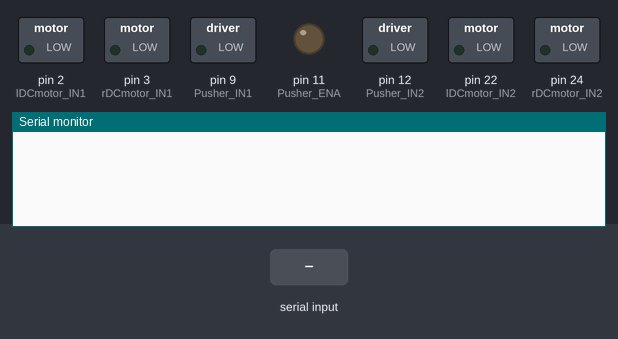
The sketch below on a simulated Arduino Mega 2560, built with avr-gcc and run on an emulated ATmega2560. Shown: switched loads named in the sketch (green lamp = pin HIGH), output pins drawn as LEDs (lit = HIGH), the last lines printed to the serial monitor. The test bench sets the inputs (shaded band).

Above: at 1.2 s.
1.3 s: "90,45\n" received over Serial
At 3.5 s:
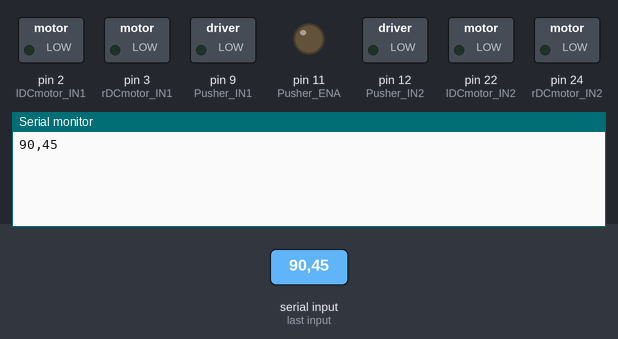
3.8 s: "1\n" received over Serial
At 5.3 s:
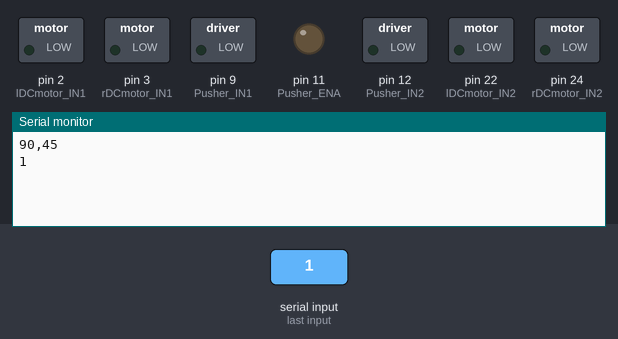
6.3 s: "t90\n" received over Serial
At 8.4 s:
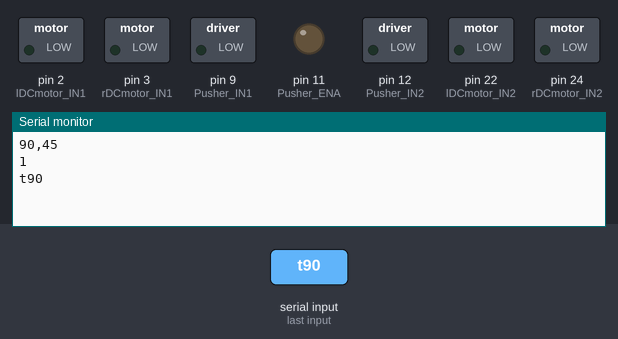

Measured:
- after the input at 1.3 s, the serial monitor: prints a new line after 1.0 s (image 1)
- after the input at 3.8 s, the serial monitor: prints a new line after 1.0 s (image 2)
- after the input at 6.3 s, the serial monitor: prints a new line after 1.0 s (image 3)

The sketch:

arduino_motor.ino
```cpp
// topStepper ,  downStepper
const byte topStepper_CLK = 52; // step
const byte topStepper_CW  = 50;  // direction
const byte downStepper_CLK = 44; // step
const byte downStepper_CW  = 46;  // direction

// Pusher
const byte Pusher_ENA = 11;
const byte Pusher_IN1 = 9;
const byte Pusher_IN2 = 12;

// rDCmotor 右馬達,  lDCmotor 左馬達 => flywheel
const byte rDCmotor_IN1 = 3; //speed
const byte rDCmotor_IN2 = 24; //direction
const byte lDCmotor_IN1 = 2; //speed
const byte lDCmotor_IN2 = 22; //direction

String message;
int topStepper_status;
int downStepper_status;
int Pusher_status;
int flywheel_status;

void setup()
{
    Serial.begin(57600);
    pinMode(topStepper_CLK, OUTPUT);
    pinMode(topStepper_CW,  OUTPUT);
    pinMode(downStepper_CLK, OUTPUT);
    pinMode(downStepper_CW,  OUTPUT);
    pinMode(Pusher_ENA, OUTPUT);
    pinMode(Pusher_IN1, OUTPUT);
    pinMode(Pusher_IN2, OUTPUT);
    pinMode(rDCmotor_IN1, OUTPUT);
    pinMode(rDCmotor_IN2, OUTPUT);
    pinMode(lDCmotor_IN1, OUTPUT);
    pinMode(lDCmotor_IN2, OUTPUT);
}

void topStepper_task(int status)  //Stepper 上
{
    if (status == 1) // stop
    {
        digitalWrite(topStepper_CLK, LOW);
    }
    else if (status == 2) //出
    {
        digitalWrite(topStepper_CW, LOW);
        digitalWrite(topStepper_CLK, HIGH);
        delayMicroseconds(700);
        digitalWrite(topStepper_CLK, LOW);
        delayMicroseconds(700);
    }
    else if (status == 3) //進
    {
        digitalWrite(topStepper_CW, HIGH);
        digitalWrite(topStepper_CLK, HIGH);
        delayMicroseconds(700);
        digitalWrite(topStepper_CLK, LOW);
        delayMicroseconds(700);
    }
}

void downStepper_task(int status) //Stepper 下
{
    if (status == 1) // stop
    {
        digitalWrite(downStepper_CLK, LOW);
    }
    else if (status == 2) // counterclockwise(?
    {
        digitalWrite(downStepper_CW, HIGH);
        digitalWrite(downStepper_CLK, HIGH);
        delayMicroseconds(500);
        digitalWrite(downStepper_CLK, LOW);
        delayMicroseconds(500);
    }
    else if (status == 3) // clockwise(?
    {

        digitalWrite(downStepper_CW, LOW);
        digitalWrite(downStepper_CLK, HIGH);
        delayMicroseconds(500);
        digitalWrite(downStepper_CLK, LOW);
        delayMicroseconds(500);
    }
}

/*void s_task(int status)
{
    if (status == 3)  //上 微調後
    {
        for(int i =0;i<50;i++)
        {
            digitalWrite(a_CW, HIGH);
            digitalWrite(a_CLK, HIGH);
            delayMicroseconds(700);
            digitalWrite(a_CLK, LOW);
            delayMicroseconds(700);
        }
        message  = "" ;
    }
    else if(status == 2) //上 微調前
    {
        for(int i =0;i<50;i++)
        {
            digitalWrite(a_CW, LOW);
            digitalWrite(a_CLK, HIGH);
            delayMicroseconds(700);
            digitalWrite(a_CLK, LOW);
            delayMicroseconds(700);
        }
        message = "";
    }
}*/

void Pusher_task(int status) // pusher 1
{
    if (status == 1) // stop
    {
        digitalWrite(Pusher_IN1, LOW);
        digitalWrite(Pusher_IN2, LOW);
        analogWrite(Pusher_ENA, 0);
    }
    else if (status == 2) //縮短
    {
        digitalWrite(Pusher_IN1, HIGH);
        digitalWrite(Pusher_IN2, LOW);
        analogWrite(Pusher_ENA, 240);
    }
    else if (status == 3) //伸長
    {
        digitalWrite(Pusher_IN1, LOW);
        digitalWrite(Pusher_IN2, HIGH);
        analogWrite(Pusher_ENA, 240);
    }
}

#define speedIn 180
#define speedOut 180
void flywheel_task(int status) //flywheel
{
    if (status == 1) // stop
    {
        analogWrite(rDCmotor_IN1, 0);
        digitalWrite(rDCmotor_IN2, LOW);
        analogWrite(lDCmotor_IN1, 0);
        digitalWrite(lDCmotor_IN2, LOW);
    }
    else if (status == 2) // 噴
    {
        analogWrite(rDCmotor_IN1, speedOut);
        digitalWrite(rDCmotor_IN2, LOW);
        analogWrite(lDCmotor_IN1, speedOut);
        digitalWrite(lDCmotor_IN2, HIGH);
    }
    else if (status == 3) // 吸
    {
        analogWrite(rDCmotor_IN1, speedIn);
        digitalWrite(rDCmotor_IN2, HIGH);
        analogWrite(lDCmotor_IN1, speedIn);
        digitalWrite(lDCmotor_IN2, LOW);
    }
}

void action(String message)
{
    char motor_type = message[0];
    char motor_status = message[1];
    switch (motor_type)
    {
        case 't': //上
            topStepper_status = int(motor_status - '0');
            break;
        case 'd': //下
            downStepper_status = int(motor_status - '0');
            break;
        case 'p': //推桿
            Pusher_status = int(motor_status - '0');
            break;
        case 'f': //飛輪
            flywheel_status = int(motor_status - '0');
            break;
        /*case 's': //上微調
            s_task(int(motor_status - '0')); 出包*/
    }
}

void motorMove()
{
    topStepper_task(topStepper_status);
    downStepper_task(downStepper_status);
    Pusher_task(Pusher_status);
    flywheel_task(flywheel_status);
}

void loop()
{
    if (Serial.available() > 0)
    {
        message = Serial.readString();
        Serial.println(message);
        action(message);
    }
    motorMove();
}
```
